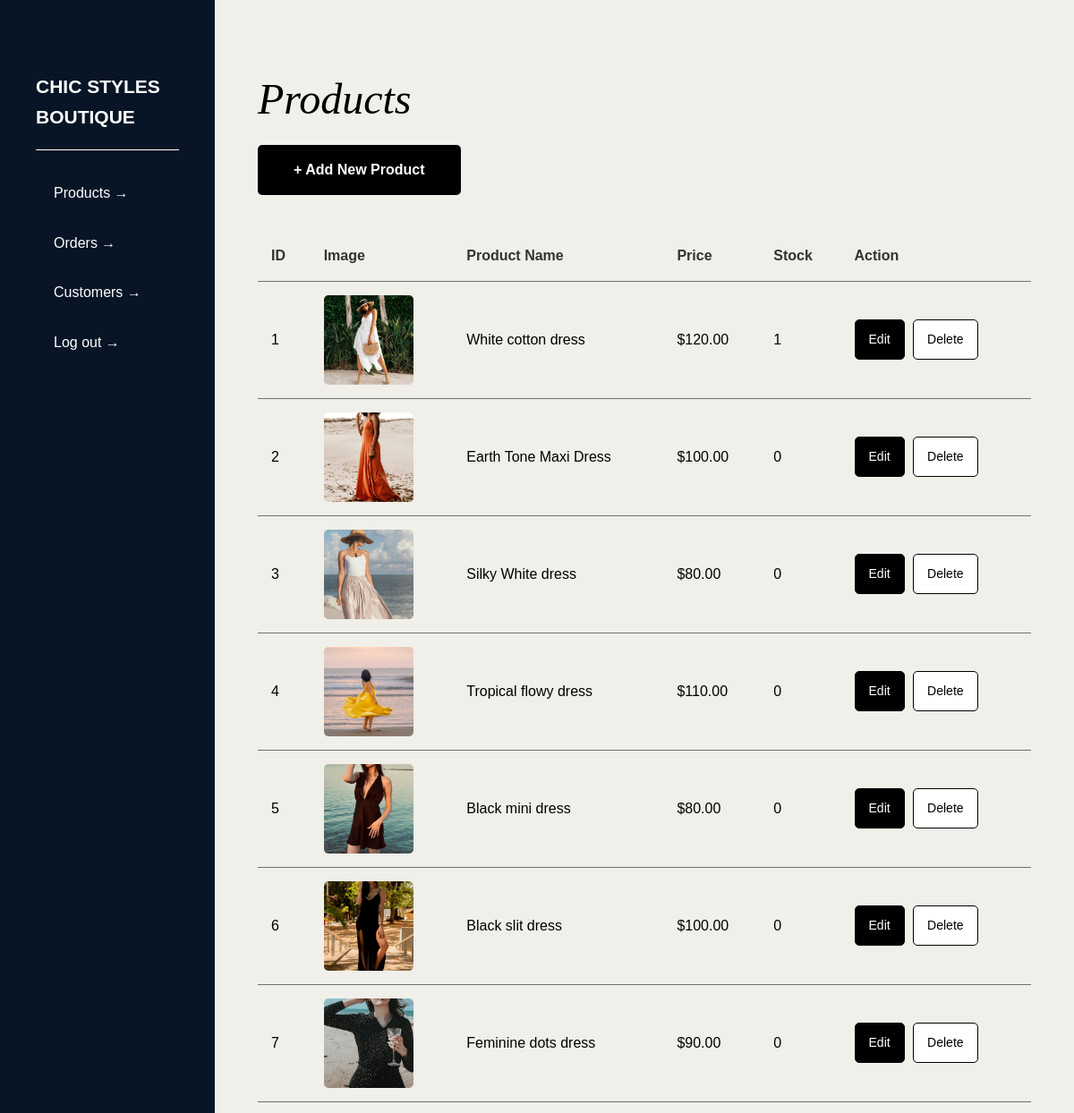
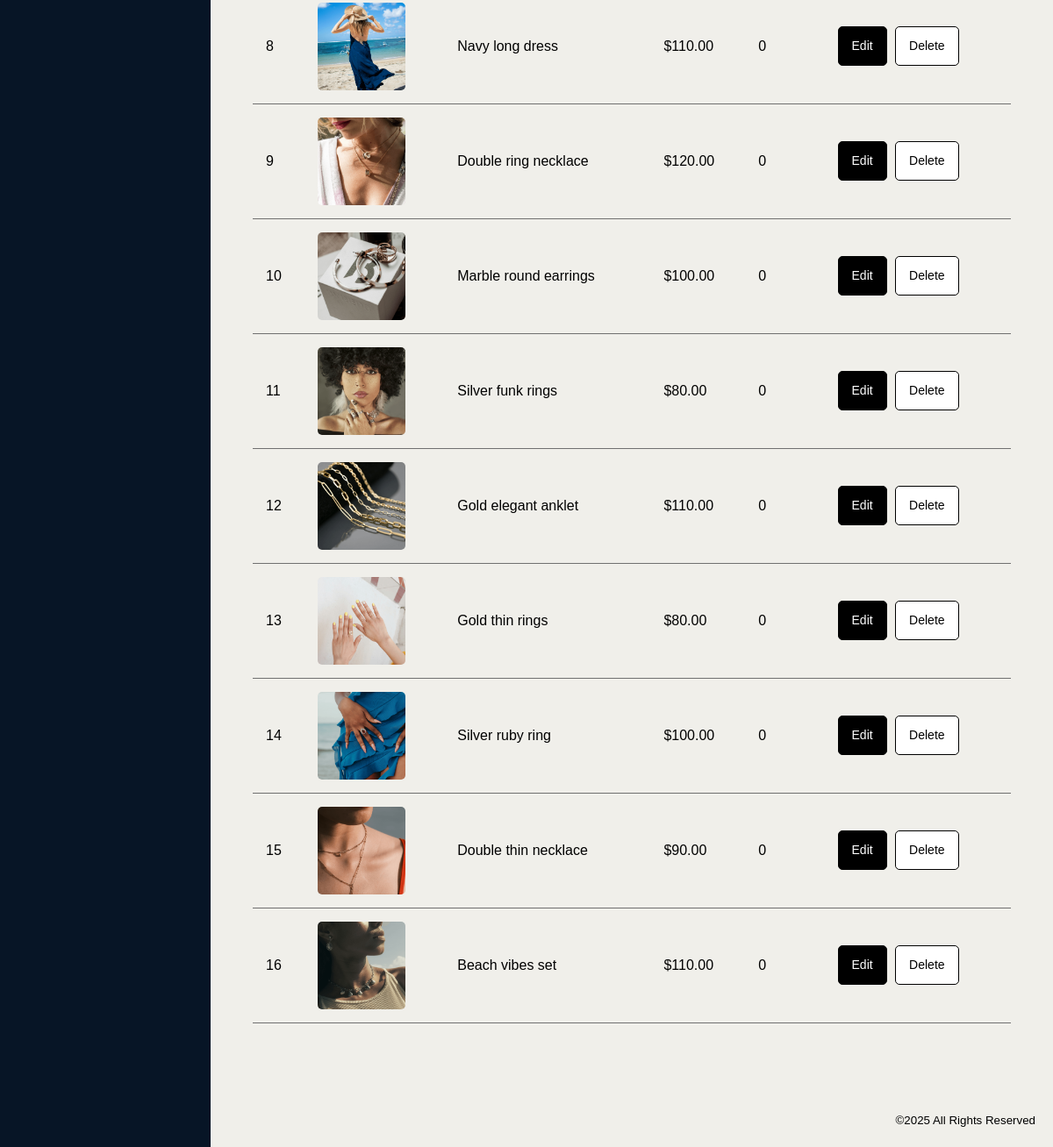
/admin/dashboard/products.php (signed in), run on the app's committed database (2 pictures, top to bottom).
### tables this page shows
CREATE TABLE `Products` (
  `ProductID` int(11) NOT NULL,
  `ProductName` varchar(30) NOT NULL,
  `ProductPrice` float NOT NULL,
  `ProductImg` varchar(200) NOT NULL,
  `ProductImgLarge` varchar(200) NOT NULL,
  `ProductDate` timestamp NOT NULL DEFAULT current_timestamp(),
  `ProductStock` int(11) NOT NULL DEFAULT 0,
  `ProductDescription` text NOT NULL
);

### admin/dashboard/products.php (the view, shortened to what this page needs)
<?php
require_once '../../db_connection.php';
$sql = "SELECT ProductID, ProductName, ProductPrice, ProductImg, ProductStock FROM Products";
$result = $conn->query($sql);
?>
<!DOCTYPE html>
<html lang="en">
<head>
    <link rel="stylesheet" href="<?php echo BASE_URL; ?>style.css">
    <link rel="stylesheet" href="<?php echo BASE_URL; ?>admin/dashboard/admin-dashboard.css">
</head>
<body>
    <div class="flex">
        <?php include 'sidebar.php'; ?>
        <div class="flex2">
            <main>
                <h2>Products</h2>
                <button class="add-product-btn" type="button" onclick="location.href='<?php echo BASE_URL; ?>admin/dashboard/products_add.php'">+ Add New Product</button>
                <div class="scrollable-table">
                    <table class="product-table">
                        <thead>
                            <tr>
                                <th>ID</th>
                                <th>Image</th>
                                <th>Product Name</th>
                                <th>Price</th>
                                <th>Stock</th>
                                <th>Action</th>
                            </tr>
                        </thead>
                        <tbody>
                            <?php while ($row = $result->fetch_assoc()): ?>
                                <tr>
                                    <td><?php echo htmlspecialchars($row['ProductID']); ?></td>
                                    <td><img src="<?php echo BASE_URL . 'img/shop/' . htmlspecialchars($row['ProductImg']); ?>" alt="<?php echo htmlspecialchars($row['ProductName']); ?>"></td>
                                    <td><?php echo htmlspecialchars($row['ProductName']); ?></td>
                                    <td>$<?php echo number_format($row['ProductPrice'], 2); ?></td>
                                    <td><?php echo htmlspecialchars($row['ProductStock']); ?></td>
                                    <td>
                                        <button class="edit-btn" type="button" onclick="location.href='<?php echo BASE_URL; ?>admin/dashboard/products_edit.php?id=<?php echo $row['ProductID']; ?>'">Edit</button>
                                        <button class="delete-btn" type="button" onclick="deleteProduct(<?php echo $row['ProductID']; ?>)">Delete</button>
                                    </td>
                                </tr>
                            <?php endwhile; ?>
                        </tbody>
                    </table>
                </div>
            </main>
            <footer>
                <div class="container">
                    <small>©<?php echo date('Y'); ?> All Rights Reserved</small>
                </div>
            </footer>
        </div>
    </div>
</body>
</html>

### style.css (style rules this page uses)
* { margin: 0; padding: 0; box-sizing: border-box; }
html, body { height: 100%; font-size: 16px; font-family: "Montserrat", sans-serif; }
body { line-height: 1.6; background: #fff; color: #000; }
button { background: none; border: none; padding: 0; cursor: pointer; font: inherit; color: #C30A0A; }
img { max-width: 100%; height: auto; display: block; }
table { border-collapse: collapse; border-spacing: 0; }
input, textarea, select, button { font: inherit; }
header, footer, section, article, aside, nav, figure, figcaption { display: block; }
button { position: relative; margin-top: 40px; }
button::before { background-color: #C30A0A; content: ''; width: 100%; height: 2px; position: absolute; left: 0; bottom: -20px; margin: auto; transform-origin: right top; transform: scale(0, 1); transition: transform .3s; }
h2 { font-family: "Times New Roman", serif; font-style: italic; font-size: 48px; font-weight: 400; line-height: 1.3; margin-bottom: 20px; text-align: center; margin-top: 10px; }
footer { background-color: #071526; color: #fff; }
footer .container { max-width: 1360px; margin: auto; padding: 80px 20px 20px; }
footer small { display: block; text-align: right; }

### admin/dashboard/admin-dashboard.css (style rules this page uses)
button::before, button:hover::before { opacity: 0; }
body { background-color: #F0EFEA; }
.flex { display: flex; justify-content: left; height: 100%; }
.flex2 { display: flex; flex-direction: column; justify-content: space-between; width: 100%; margin-left: 20vw; }
footer { background-color: inherit; color: #000; }
footer .container { padding: 20px; }
main { margin: 80px 0; width: 100%; padding: 0 4vw; }
main h2 { margin: 0 0 20px 0; text-align: left; }
.add-product-btn { background-color: #000; color: #fff; padding: 15px 40px; border: none; border-radius: 5px; font-size: 16px; font-weight: bold; cursor: pointer; margin-bottom: 40px; margin-top: 0; }
.product-table { width: 100%; border-collapse: collapse; font-size: 16px; text-align: left; }
.product-table th, .product-table td { padding: 15px; border-bottom: 1px solid #707070; }
.product-table th { color: #333; font-weight: 600; }
.product-table img { width: 100px; height: 100px; object-fit: cover; border-radius: 5px; }
.product-table td { vertical-align: middle; }
.edit-btn, .delete-btn, .order-view-btn, .back-btn, .update-btn { padding: 10px 15px; border: none; border-radius: 5px; font-size: 14px; cursor: pointer; margin-right: 5px; margin-top: 0; }
.edit-btn, .order-view-btn, .update-btn { background-color: #000; color: #fff; border: 1px solid #000; transition: background-color 0.3s; }
.delete-btn { background-color: #fff; color: #000; border: 1px solid #000; transition: background-color 0.3s; }
button { margin-top: 20px; }

### data on the page
products: ProductID "1", ProductImg (picture), ProductName "White cotton dress", ProductPrice "120.00", ProductStock "1"
products: ProductID "2", ProductImg (picture), ProductName "Earth Tone Maxi Dress", ProductPrice "100.00", ProductStock "0"
products: ProductID "3", ProductImg (picture), ProductName "Silky White dress", ProductPrice "80.00", ProductStock "0"
products: ProductID "4", ProductImg (picture), ProductName "Tropical flowy dress", ProductPrice "110.00", ProductStock "0"
products: ProductID "5", ProductImg (picture), ProductName "Black mini dress", ProductPrice "80.00", ProductStock "0"
products: ProductID "6", ProductImg (picture), ProductName "Black slit dress", ProductPrice "100.00", ProductStock "0"
products: ProductID "7", ProductImg (picture), ProductName "Feminine dots dress", ProductPrice "90.00", ProductStock "0"
products: ProductID "8", ProductImg (picture), ProductName "Navy long dress", ProductPrice "110.00", ProductStock "0"
products: ProductID "9", ProductImg (picture), ProductName "Double ring necklace", ProductPrice "120.00", ProductStock "0"
products: ProductID "10", ProductImg (picture), ProductName "Marble round earrings", ProductPrice "100.00", ProductStock "0"
products: ProductID "11", ProductImg (picture), ProductName "Silver funk rings", ProductPrice "80.00", ProductStock "0"
products: ProductID "12", ProductImg (picture), ProductName "Gold elegant anklet", ProductPrice "110.00", ProductStock "0"
products: ProductID "13", ProductImg (picture), ProductName "Gold thin rings", ProductPrice "80.00", ProductStock "0"
products: ProductID "14", ProductImg (picture), ProductName "Silver ruby ring", ProductPrice "100.00", ProductStock "0"
products: ProductID "15", ProductImg (picture), ProductName "Double thin necklace", ProductPrice "90.00", ProductStock "0"
products: ProductID "16", ProductImg (picture), ProductName "Beach vibes set", ProductPrice "110.00", ProductStock "0"
